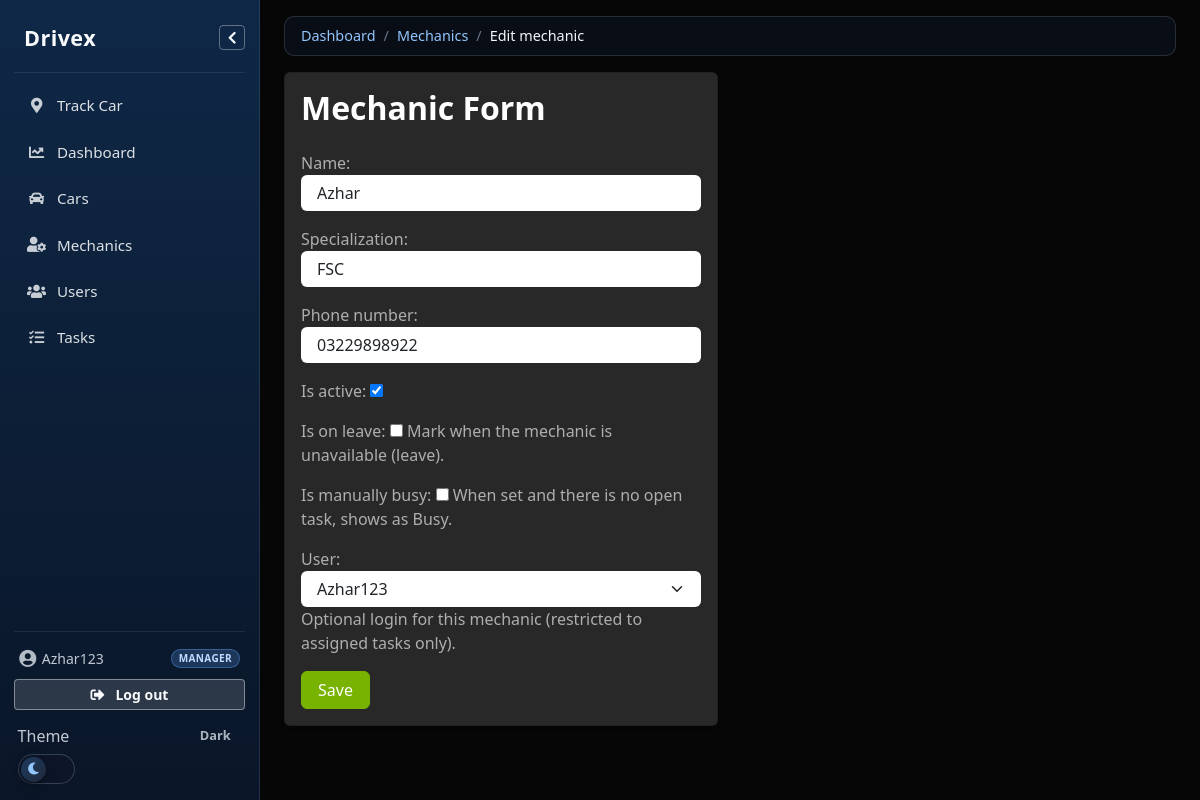
The page /mechanics/3/update/ (signed in) on the database as committed earlier.
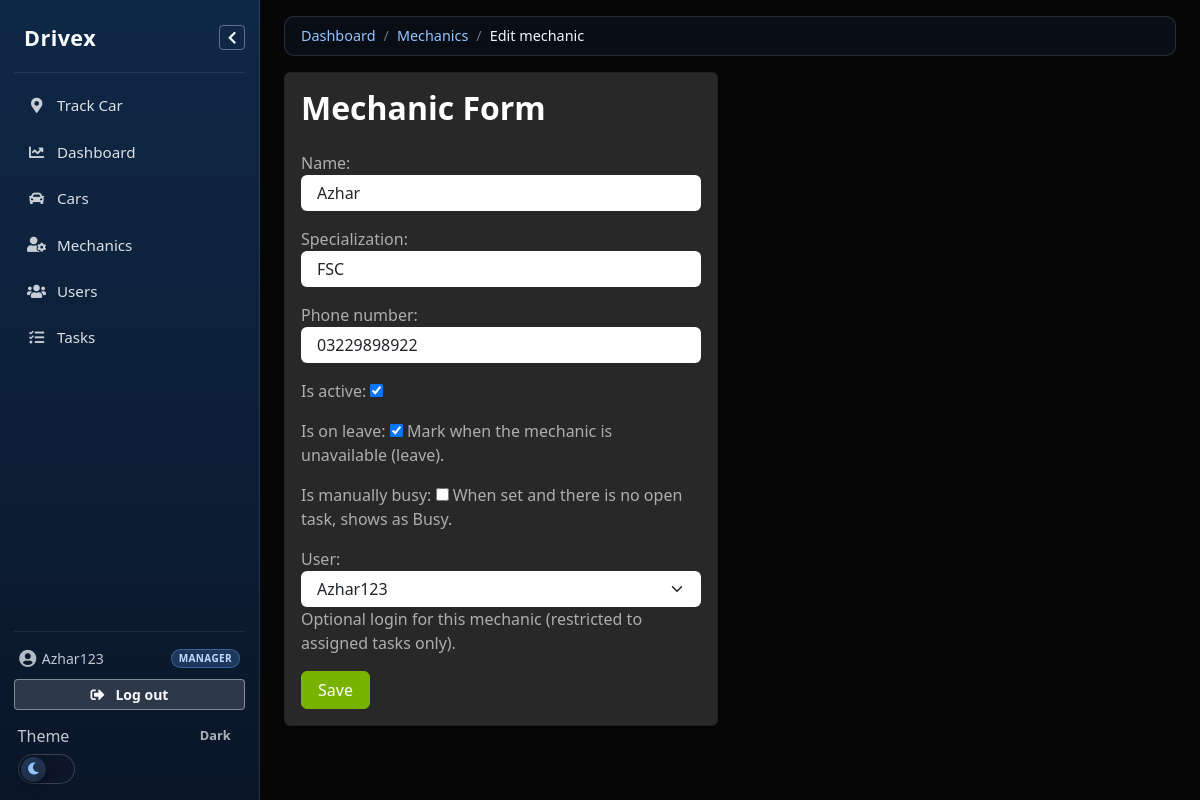
The same page on the database as committed later.
### taskapp/models.py (models this page shows, shortened)
class Mechanic(models.Model):
    name = models.CharField(max_length=30)
    specialization = models.CharField(max_length=30, blank=True)
    phone_number = models.CharField(max_length=20, blank=True)
    is_active = models.BooleanField(default=True)
    is_on_leave = models.BooleanField(
        default=False,
        help_text='Mark when the mechanic is unavailable (leave).',
    )
    is_manually_busy = models.BooleanField(
        default=False,
        help_text='When set and there is no open task, shows as Busy.',
    )
    user = models.OneToOneField(
        settings.AUTH_USER_MODEL,
        on_delete=models.SET_NULL,
        null=True,
        blank=True,
        related_name='mechanic_profile',
        help_text='Optional login for this mechanic (restricted to assigned tasks only).',
    )
    created_at = models.DateTimeField(auto_now_add=True)
    class Meta:
        ordering = ['name']

### taskapp/views.py (the view)
class MechanicUpdateView(ShopManagerRequiredMixin, UpdateView):
    model = Mechanic
    form_class = MechanicForm
    template_name = 'mechanics/mechanic_form.html'
    success_url = reverse_lazy('mechanic_list')

### taskapp/forms.py
class MechanicForm(forms.ModelForm):
    class Meta:
        model = Mechanic
        fields = [
            'name',
            'specialization',
            'phone_number',
            'is_active',
            'is_on_leave',
            'is_manually_busy',
            'user',
        ]
        widgets = {
            'phone_number': forms.TextInput(attrs={'class': 'form-control'}),
            'name': forms.TextInput(attrs={'class': 'form-control'}),
            'specialization': forms.TextInput(attrs={'class': 'form-control'}),
            'user': forms.Select(attrs={'class': 'form-select'}),
        }
    def __init__(self, *args, **kwargs):
        super().__init__(*args, **kwargs)
        user_field = self.fields['user']
        user_field.queryset = users_available_for_mechanic_link(self.instance).order_by(
            'username',
        )
        user_field.required = False

### taskapp/breadcrumbs.py (called while the page is built)
def _dashboard():
    return {"label": _("Dashboard"), "url": reverse("home")}

def _mechanics_index():
    return {"label": _("Mechanics"), "url": reverse("mechanic_list")}

### taskapp/context_processors.py (called while the page is built)
def shop_breadcrumbs(request):
    return {'shop_breadcrumb_items': resolve_shop_breadcrumb_items(request)}

### taskapp/templates/mechanics/mechanic_form.html (shortened to what this page needs)
{% extends 'base.html' %}
{% block content %}
<div class="row">
  <div class="col-12 col-lg-8 col-xl-6">
    <div class="card shadow-sm">
      <div class="card-body">
        <h2 class="mb-4">Mechanic Form</h2>
        <form method="post">
          {{ form.as_p }}
          <button type="submit" class="btn btn-success">Save</button>
        </form>
      </div>
    </div>
  </div>
</div>
{% endblock %}

Rows that differ between the two databases and show on the page:
changed Mechanic "Azhar": is_on_leave "☐" → "☑"
